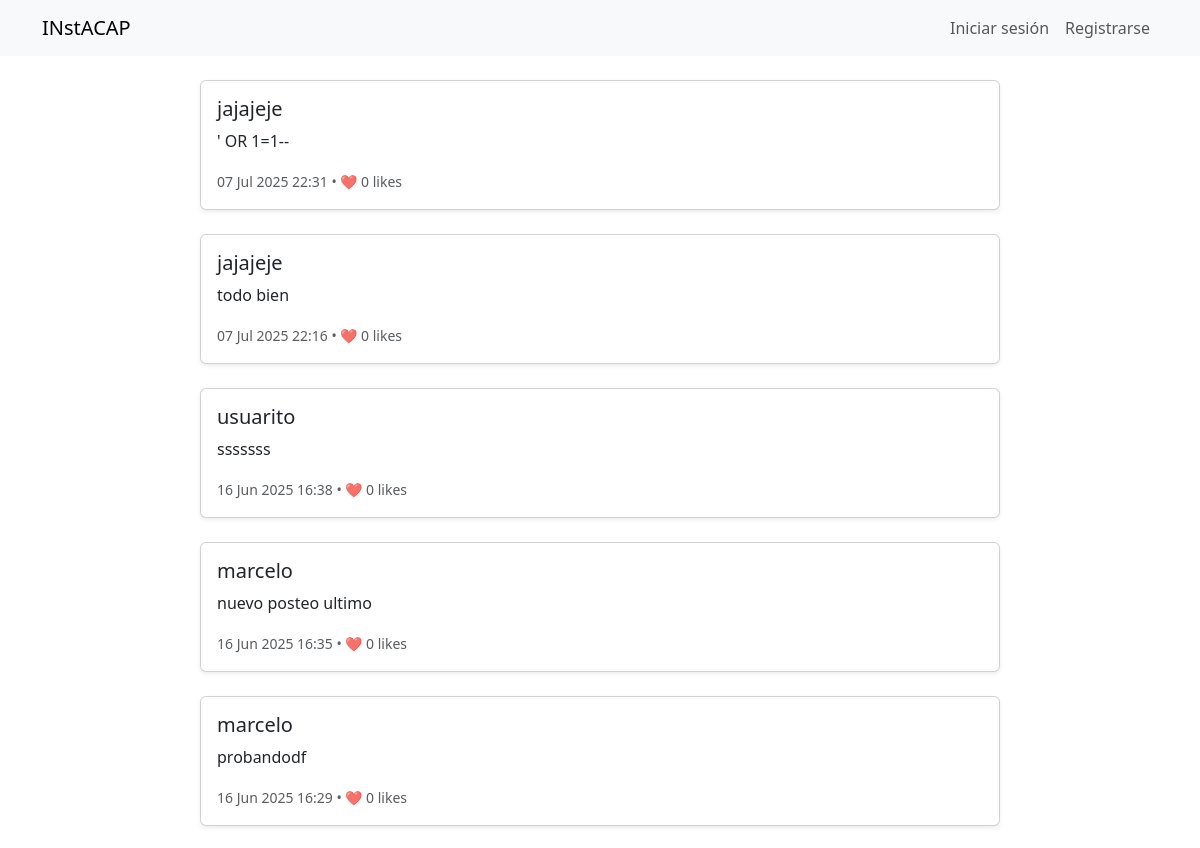
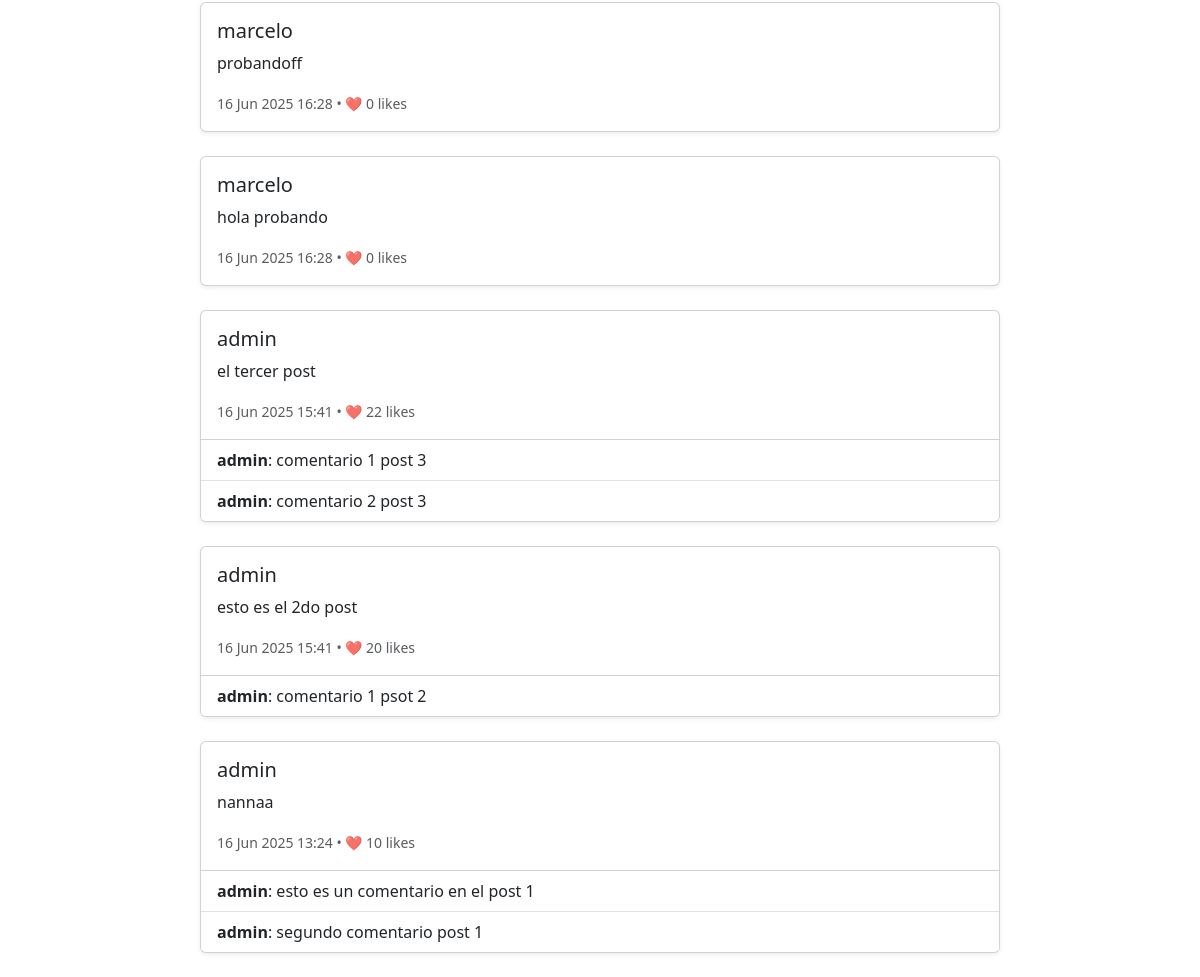
/posts/, run on the app's committed database (2 pictures, top to bottom).
### mainApp/models.py (models this page shows)
class Post(models.Model):
    user = models.ForeignKey(User, on_delete=models.CASCADE, related_name='posts', null=True)
    likes = models.PositiveIntegerField(default=0, blank=True)
    created_at = models.DateTimeField(auto_now_add=True)
    quote = models.TextField(null=True, blank=True)

class Comment(models.Model):
    user = models.ForeignKey(User, on_delete=models.CASCADE, related_name='cpmments', null=True)
    post = models.ForeignKey(Post, on_delete=models.CASCADE, related_name='comments', null=True)
    text = models.TextField()

### mainApp/views.py (the view)
# urls.py: path('posts/', include('mainApp.urls')),
def posts(request):
    posts = Post.objects.all().select_related('user').prefetch_related('comments__user').order_by("-created_at")
    return render(request, 'posts/posts.html', {'posts': posts})

### templates/posts/posts.html
{% extends "base.html" %}
{% block content %}
<div class="container d-flex flex-column align-items-center mt-4">
    {% for post in posts %}
    <div class="card w-100 mb-4 shadow-sm" style="max-width: 800px;">
        <div class="card-body">
            <h5 class="card-title mb-2">{{ post.user.username }}</h5>
            <p class="card-text">{{ post.quote }}</p>
            <p class="card-text">
                <small class="text-muted">
                    {{ post.created_at|date:"d M Y H:i" }} • ❤️ {{ post.likes }} likes
                </small>
            </p>
        </div>
        {% if post.comments.all %}
        <ul class="list-group list-group-flush">
            {% for comment in post.comments.all %}
            <li class="list-group-item">
                <strong>{{ comment.user.username }}</strong>: {{ comment.text }}
            </li>
            {% endfor %}
        </ul>
        {% endif %}
    </div>
    {% empty %}
    <p>No hay posts disponibles.</p>
    {% endfor %}
</div>
{% endblock %}

### templates/base.html (shortened to what this page needs)
<!doctype html>
<html lang="en">
    <head>
        <link
            href="https://cdn.jsdelivr.net/npm/bootstrap@5.3.2/dist/css/bootstrap.min.css"
            rel="stylesheet"
        />
    </head>
    <nav class="navbar navbar-expand-lg navbar-light bg-light">
  <div class="container">
    <a class="navbar-brand" href="/">INstACAP</a>
    <div class="collapse navbar-collapse">
      <ul class="navbar-nav ms-auto">
        {% if user.is_authenticated %}
        <li class="nav-item">
        <a class="nav-link" href="{% url 'nuevo_post' %}">Nuevo Post</a>
        </li>
          <li class="nav-item">
            <span class="nav-link">Hola, {{ user.username }}</span>
          </li>
          <li class="nav-item">
            <a class="nav-link" href="{% url 'logout' %}">Cerrar sesión</a>
          </li>
        {% else %}
          <li class="nav-item">
            <a class="nav-link" href="{% url 'login' %}">Iniciar sesión</a>
          </li>
          <li class="nav-item">
            <a class="nav-link" href="{% url 'register' %}">Registrarse</a>
          </li>
        {% endif %}
      </ul>
    </div>
  </div>
</nav>
    <body>
        {% block content %}
        {% endblock %}
    </body>
</html>

### data on the page
Post: user.username "jajajeje", quote "' OR 1=1--", created_at "07 Jul 2025 22:31", likes "0"
Post: user.username "jajajeje", quote "todo bien", created_at "07 Jul 2025 22:16", likes "0"
Post: user.username "usuarito", quote "sssssss", created_at "16 Jun 2025 16:38", likes "0"
Post: user.username "marcelo", quote "nuevo posteo ultimo", created_at "16 Jun 2025 16:35", likes "0"
Post: user.username "marcelo", quote "probandodf", created_at "16 Jun 2025 16:29", likes "0"
Post: user.username "marcelo", quote "probandoff", created_at "16 Jun 2025 16:28", likes "0"
Post: user.username "marcelo", quote "hola probando", created_at "16 Jun 2025 16:28", likes "0"
Post: user.username "admin", quote "el tercer post", created_at "16 Jun 2025 15:41", likes "22"
Comment: user.username "admin", text "comentario 1 post 3"
Comment: user.username "admin", text "comentario 2 post 3"
Post: user.username "admin", quote "esto es el 2do post", created_at "16 Jun 2025 15:41", likes "20"
Comment: user.username "admin", text "comentario 1 psot 2"
Post: user.username "admin", quote "nannaa", created_at "16 Jun 2025 13:24", likes "10"
Comment: user.username "admin", text "esto es un comentario en el post 1"
Comment: user.username "admin", text "segundo comentario post 1"
